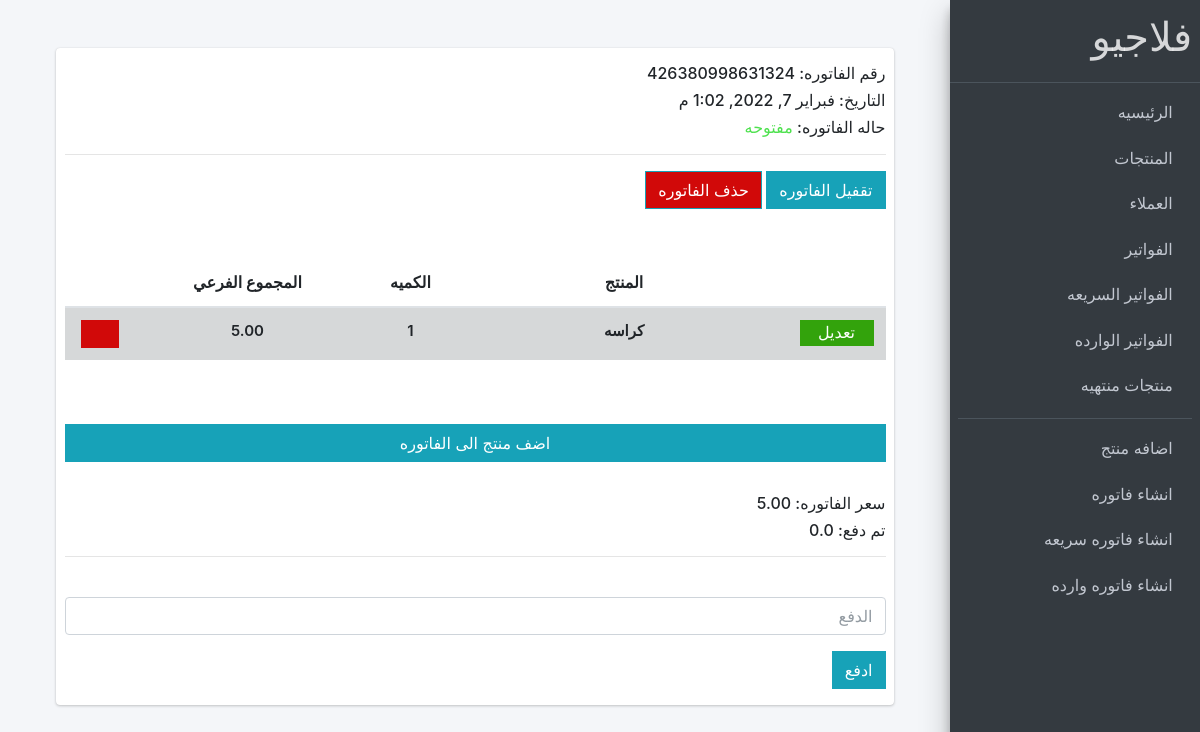
/home/products/quiqbill/2/, run on the app's committed database.
### store/models.py (models this page shows, shortened)
class QuiqOrder(models.Model):
    date = models.DateTimeField(auto_now_add=True)
    complete = models.BooleanField(default=False)
    transaction_id = models.CharField(max_length=100, null=True)
    paid = models.FloatField(validators=[MinValueValidator(0)],verbose_name="تم دفع")
    ORDslug = models.SlugField(blank=True, null=True, unique=True, allow_unicode=True, max_length=255 , verbose_name="slug")
    @property
    def get_bill_total(self):
        orderitems = self.quiqorderline_set.all()
        total = sum([item.get_total for item in orderitems])
        return total

class QuiqOrderLine(models.Model):
    product = models.ForeignKey(Product,null=False, blank=False,on_delete=models.CASCADE, verbose_name="المنتج")
    quiqorder = models.ForeignKey(QuiqOrder,on_delete=models.CASCADE)
    qty = models.PositiveIntegerField(default=1, null=False, blank=False, verbose_name="الكميه")
    date = models.DateTimeField(auto_now_add=True)
    class Meta:
        ordering = ["product"]
    @property
    def get_total(self):
        total = self.product.price * self.qty
        return total
    def __str__(self):
	    return str(self.product)

class Product(models.Model):
    name = models.CharField(max_length=56, verbose_name="اسم المنتج",unique=True)
    price = models.DecimalField(max_digits=7  , decimal_places=2 , verbose_name="السعر")
    wholesale_price = models.DecimalField(max_digits=7  , decimal_places=2 , verbose_name="سعر الجملة")
    available_in_ventory = models.PositiveIntegerField(verbose_name='متوفر')
    discription = models.TextField(max_length=200, blank=True, null=True, verbose_name="الوصف")
    created_at = models.DateTimeField(auto_now_add=True, verbose_name="تاريخ الانشاء")
    code = models.CharField(max_length=100, null=True)
    PROslug = models.SlugField(blank=True, null=True, unique=True, allow_unicode=True, max_length=255 , verbose_name="slug")
    class Meta:
        ordering = ["name"]
    def __str__(self):
        return self.name

### store/views.py (the view, shortened to what this page needs)
# urls.py: path('products/quiqbill/<pk>/', views.create_quiqline, name="create_quiqline"),
def create_quiqline(request,pk):
    quiqorder = QuiqOrder.objects.get(pk = pk)
    lines = quiqorder.quiqorderline_set.all()
    form = QuiqLineForm(request.POST or None)
    return render(request, 'partials/create_quiqline.html',{
        'quiqorder':quiqorder,
        'lines':lines,
        'form':form,
    })

### store/forms.py
class QuiqLineForm(forms.ModelForm):
    class Meta:
        model = QuiqOrderLine
        fields = ('product','qty',)

### store/context_processor.py (called while the page is built)
def calc_empty_products(request):
    products = Product.objects.filter(available_in_ventory=0)
    emptyNum = products.count()
    return {"emptyNum":emptyNum}

### templates/partials/create_quiqline.html (shortened to what this page needs)
{% extends 'base.html' %}
{% block content %}
<div style="direction: rtl;" class="wrapper">
    <div   class="content-wrapper p-5">
          <section class="content">
            <div class="card card-solid">
                <div class="row d-flex align-items-stretch">
                  <div   class="col-12 p-3">
                    <h6>رقم الفاتوره:  {{quiqorder.transaction_id}}</h6>
                    <h6>التاريخ:  {{quiqorder.date}}</h6>
                    <h6>حاله الفاتوره:
                      {% if quiqorder.complete %}
                      <span class="bill_state">
                        <span class="state">
                          مغلقه
                        </span>
                        <small class="state_icon"><i class="fas fa-lock"></i></small>
                      </span>
                        {% else %}
                        <span class="bill_state">
                          <span class="state" style="color: #4ee14e;">
                            مفتوحه
                          </span>
                        </span>
                        {% endif %}
                    </h6>
                    <hr>
                    <a class="btn btn-info mb-5 bill-btn-info" href="{% url 'products:print_quiqbill' quiqorder.id %}">
                      تقفيل الفاتوره
                    </a>
                    <a class="btn btn-info mb-5 bill-btn-info delete-bill" href="#">
                      حذف الفاتوره
                    </a>
                    <table class="table bill-table text-center">
                        <thead>
                          <tr>
                            <th scope="col"></th>
                            <th scope="col">المنتج </th>
                            <th scope="col">الكميه</th>
                            <th scope="col">المجموع الفرعي</th>
                            <th scope="col"></th>
                          </tr>
                        </thead>
                        <tbody id="appendformhere">
                                {% for quiqline in lines %}
                                  {% include "partials/quiqline_detail.html" %}
                                {% endfor %}
                        </tbody>
                    </table>
                    <button class="btn btn-info mt-5 w-100 update-bill" hx-get="{% url 'products:quiqline_form' %}" hx-swap="beforeend" hx-target="#appendformhere">
                      اضف منتج الى الفاتوره
                    </button>
                  </div>
                  <div   class="col-12 p-3">
                    <div class="total">
                      <h6 class="total-quiqbill"> سعر الفاتوره: {{quiqorder.get_bill_total}}</h6>
                    </div>
                    <div class="main_paid">
                      <h6>تم دفع:  <span class="paid">{{quiqorder.paid}}</span></h6>
                    </div>
                    <hr>
                    <div class="remaining_atthattime">
                        <form>
                          <input class="paid_value form-control mb-3" type="number" placeholder="الدفع">
                          <button class="btn btn-info paid_btn">ادفع</button>
                        </form>
                    </div>
                  </div>
          </section>
        </div>
    </div>
{% endblock %}

### templates/partials/quiqline_detail.html (shortened to what this page needs)
{% load static %}
        <tr hx-target="this" hx-swap="outerHTML">
            <td scope="col" class="updatebtn"><button hx-post="{% url 'products:update_quiqline' quiqline.id %}" class="btn btn-info">تعديل</button></td>
            <td scope="col" class="table_title">{{quiqline}} </td>
            <td scope="col" class="qty">{{quiqline.qty}}</td>
            <td scope="col" class="subtotal-quiqline">{{quiqline.get_total}}</td>
            <td scope="col" class="deletebtn"><button data-product="{{quiqline.id}}" class="delebtn btn btn-info delebtn{{quiqline.id}}"></button></td>
        </tr>

### data on the page
QuiqOrder: transaction_id "426380998631324", date "فبراير 7, 2022, 1:02 م", get_bill_total "5.00", paid "0.0"
QuiqOrderLine: product.name "كراسه", qty "1", get_total "5.00"
